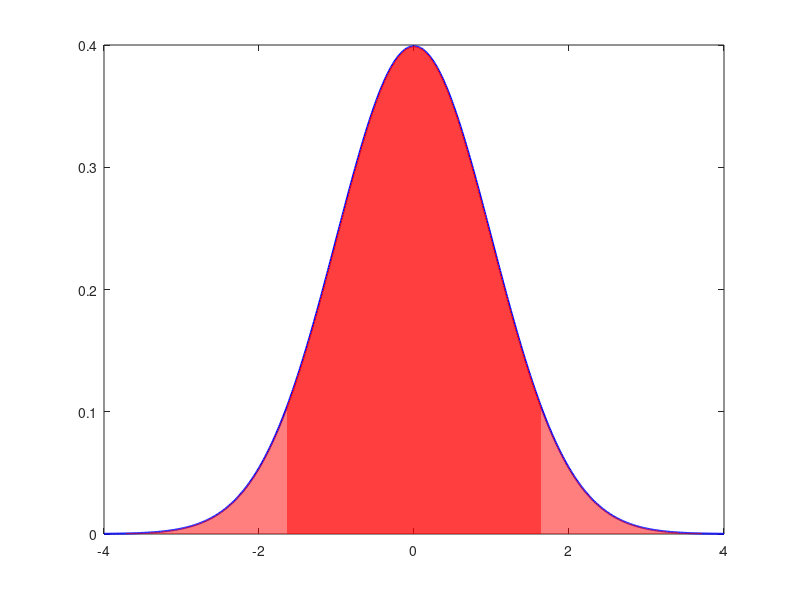

Write MATLAB code to recreate this figure. (Note: this script raises an error after producing the figure.)
clear
clc

% Given data
mu_0     = 800;         % Hypothesized mean
sigma    = 40;          % Population standard deviation
n        = 30;          % Sample size
x_bar    = 788;         % Sample mean

z        = (x_bar - mu_0) / (sigma / sqrt(n));
p_value  = 2 * 0.0505;

% Display results
fprintf('Test Statistic (z): %.4f\n', z);
fprintf('P-value: %.4f\n', p_value);

% Plotting the standard normal distribution
x = -4:0.01:4; % z-scores
y = normpdf(x, 0, 1); % Standard normal density
figure;
plot(x, y, 'b', 'LineWidth', 1.5); hold on;
area_x = [z, 4]; % Right tail area
fill([z, linspace(z, 4, 100), 4], [0, normpdf(linspace(z, 4, 100), 0, 1), 0], 'r', 'FaceAlpha', 0.5, 'EdgeColor', 'none');
fill([-z, linspace(-z, -4, 100), -4], [0, normpdf(linspace(-z, -4, 100), 0, 1), 0], 'r', 'FaceAlpha', 0.5, 'EdgeColor', 'none');
xline(0, '--k', 'LineWidth', 1);
title('Standard Normal Distribution and Rejection Areas');
xlabel('z-score');
ylabel('Probability Density');
legend({'Normal Distribution', 'Rejection Areas'}, 'Location', 'NorthEast');
grid on;